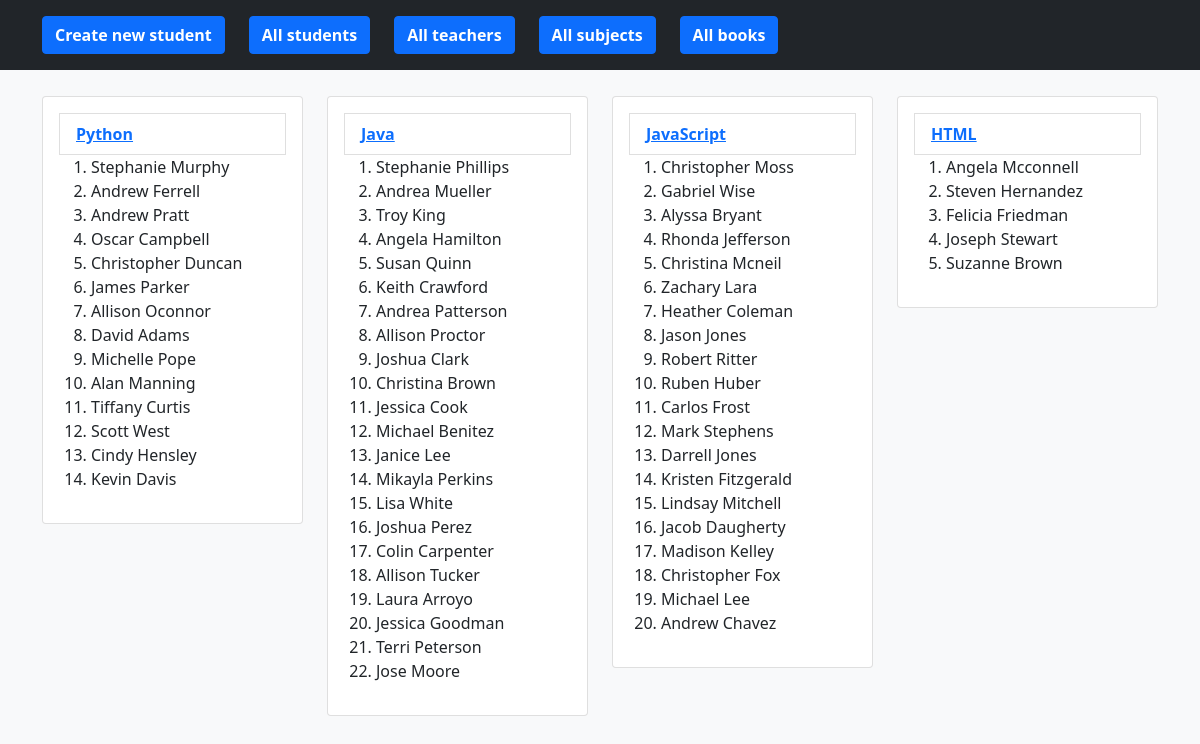
Before: /subjects/ with the older database file.
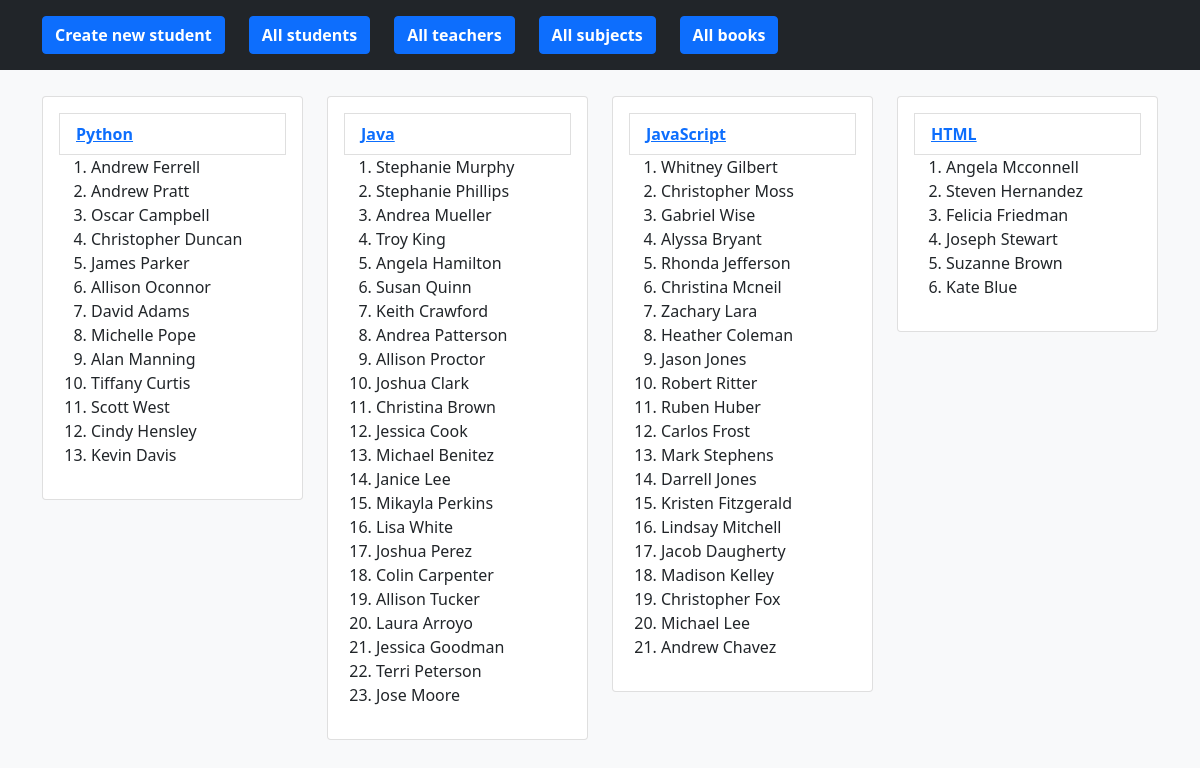
After: the same page with the newer database file.
### app/models.py (models this page shows, shortened)
class Subject(models.Model):
    title = models.CharField(max_length=200)

class Student(models.Model):
    id = models.AutoField(primary_key=True)
    name = models.CharField(max_length=200)
    surname = models.CharField(max_length=200)
    age = models.IntegerField()
    sex = models.CharField(max_length=200)
    address = models.CharField(max_length=200)
    description = models.TextField()
    birthday = models.CharField(max_length=200)
    email = models.CharField(max_length=200)
    social_url = models.CharField(null=True, max_length=200)
    normalized_name = models.CharField(null=True, max_length=200)
    book = models.OneToOneField('app.Book', on_delete=models.CASCADE,
                                null=True, related_name='student',
                                related_query_name='student')
    subject = models.ForeignKey(to='app.Subject', on_delete=models.SET_NULL,
                                null=True, related_name='students')

### app/views.py (the view)
# urls.py: path('subjects/', SubjectView.as_view(), name='subjects'),
class SubjectView(View):
    def get(self, request):
        subjects = Subject.objects.all()
        return render(
            request=request,
            template_name='subjects.html',
            context={
                'subjects': subjects,
            }
        )

### app/templates/subjects.html (shortened to what this page needs)
{% extends 'base.html' %}
{% block body %}
<div class="album py-5 bg-light mt-5">
    <div class="container">
        <div class="row">
            {% for subject in subjects %}
            <div class="col-md-3">
                <div class="card mb-4 box-shadow">
                    <div class="card-body">
                        <div class="list-group-item">
                            <a href="/subjects/update/{{ subject.id }}" class="my-2">
                                <strong>{{ subject.title }}</strong>
                            </a>
                        </div>
                            <ol>
                                {% for students in subject.students.all %}
                                <li>{{ students.name }} {{students.surname }}</li>
                                {% endfor %}
                            </ol>
                    </div>
                </div>
            </div>
            {% endfor %}
        </div>
    </div>
</div>
{% endblock %}

### app/templates/base.html (shortened to what this page needs)
<!doctype html>
<html lang="en">
  <head>
    <link href="https://cdn.jsdelivr.net/npm/bootstrap@5.0.0-beta2/dist/css/bootstrap.min.css" rel="stylesheet">
  </head>
  <body>
    <header class="fixed-top">
        <div class="navbar navbar-dark bg-dark box-shadow">
            <div class="container d-flex justify-content-start">
                <a href="/students/create" class="btn btn-primary my-2">
                    <strong>Create new student</strong>
                </a>
                <a href="/students" class="btn btn-primary my-2 ms-4">
                    <strong>All students</strong>
                </a>
                <a href="/teachers" class="btn btn-primary my-2 ms-4">
                    <strong>All teachers</strong>
                </a>
                <a href="/subjects" class="btn btn-primary my-2 ms-4">
                    <strong>All subjects</strong>
                </a>
                <a href="/books" class="btn btn-primary my-2 ms-4">
                    <strong>All books</strong>
                </a>
            </div>
        </div>
    </header>
    {% block body %}
    {% endblock %}
  </body>
</html>

Changed rows visible on the page:
changed Subject "Python": loses Student (name "Stephanie", surname "Murphy")
changed Subject "Java": gains Student (name "Stephanie", surname "Murphy")
changed Subject "JavaScript": gains Student (name "Whitney", surname "Gilbert")
added Student: name "Kate", surname "Blue", shown under Subject "HTML"
